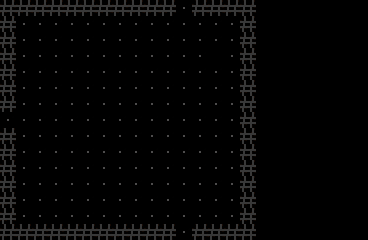

This is a level from a 2D game, rendered from its Tiled map with the project's own tilesets. A one-line summary and the map file follow, with tile-layer data summarised:
An orthogonal 23x15 tile map with 16x16 px tiles, 1 tile layer (Capa de patrones 1) and 10 objects.

<map version="1.10" tiledversion="1.12.2" orientation="orthogonal" renderorder="right-down" width="23" height="15" tilewidth="16" tileheight="16" infinite="0" nextlayerid="4" nextobjectid="53">
 <tileset firstgid="1" name="tileset" tilewidth="16" tileheight="16" tilecount="64" columns="8">
  <image source="../tileset/tileset.png" width="128" height="128" />
 </tileset>
 <layer id="1" name="Capa de patrones 1" width="23" height="15">
  <data>[345 cells, 239 non-empty, 2 distinct tile ids]</data>
 </layer>
 <objectgroup id="3" name="spawnEnemigo">
  <object id="50" x="32" y="32" width="16" height="16" />
  <object id="51" x="32" y="192" width="16" height="16" />
  <object id="52" x="208" y="112" width="16" height="16" />
 </objectgroup>
 <objectgroup id="2" name="colisiones">
  <object id="43" x="0" y="0" width="176" height="16" />
  <object id="44" x="192" y="0" width="64" height="16" />
  <object id="45" x="240" y="16" width="16" height="224" />
  <object id="46" x="192" y="224" width="48" height="16" />
  <object id="47" x="0" y="224" width="176" height="16" />
  <object id="48" x="0" y="128" width="16" height="96" />
  <object id="49" x="0" y="16" width="16" height="96" />
 </objectgroup>
</map>
